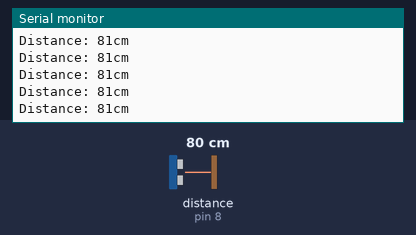
Bench run of a sketch on a simulated Arduino Uno, built with avr-gcc and run on an emulated ATmega328P. Shown: the last lines printed to the serial monitor. The inputs (shaded band) are chosen by the test bench; at power-on: distance to the obstacle (sensor on pin 8) 80 cm. The echo pulse lasts 58.3 µs per cm.

Above: at 1.2 s.
1.3 s: distance to the obstacle (sensor on pin 8) set to 4 cm
At 1.34 s:
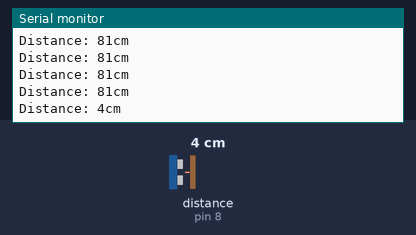
4.3 s: distance to the obstacle (sensor on pin 8) set to 2 cm
At 4.3 s:
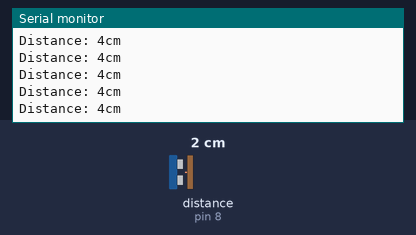
7.3 s: distance to the obstacle (sensor on pin 8) set to 60 cm
At 7.36 s:
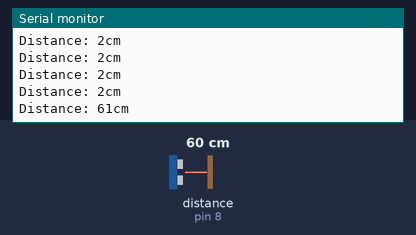
10.3 s: distance to the obstacle (sensor on pin 8) set to 2 cm
At 10.3 s:
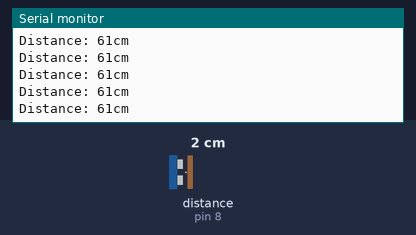
Timing chart, 0 to 13.3 s (numbered marks = the images above; inputs shaded):
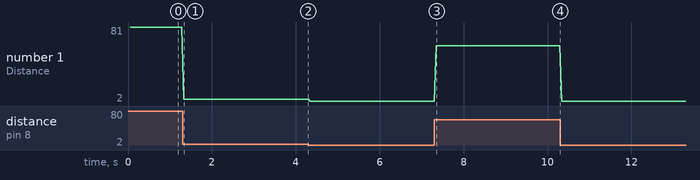

The sketch:

UltraSensor_04.ino
```cpp
#include <NewPing.h>

#define TRIGGER_PIN  7    // Trig 핀을 D7에 연결
#define ECHO_PIN     8    // Echo 핀을 D8에 연결
#define MAX_DISTANCE 200  // 최대 측정 거리 (cm 단위)

NewPing sonar(TRIGGER_PIN, ECHO_PIN, MAX_DISTANCE); // NewPing 객체 생성

void setup() {
  Serial.begin(9600); // 시리얼 통신 시작 (9600 baud)
}

void loop() {
  delay(50);                    // 각 측정 사이에 50ms 대기
  unsigned int distance = sonar.ping_cm(); // 거리 측정 (cm 단위)

  Serial.print("Distance: ");
  Serial.print(distance);
  Serial.println("cm");
}
```

Measured:
- after the input at 1.3 s, the serial monitor: prints a new line at once (image 1)
- after the input at 7.3 s, the serial monitor: prints a new line after 0.05 s (image 3)
- plotted number 1: 81 → 4 after the input at 1.3 s, 4 → 2 after the input at 4.3 s, 2 → 61 after the input at 7.3 s, 61 → 2 after the input at 10.3 s
